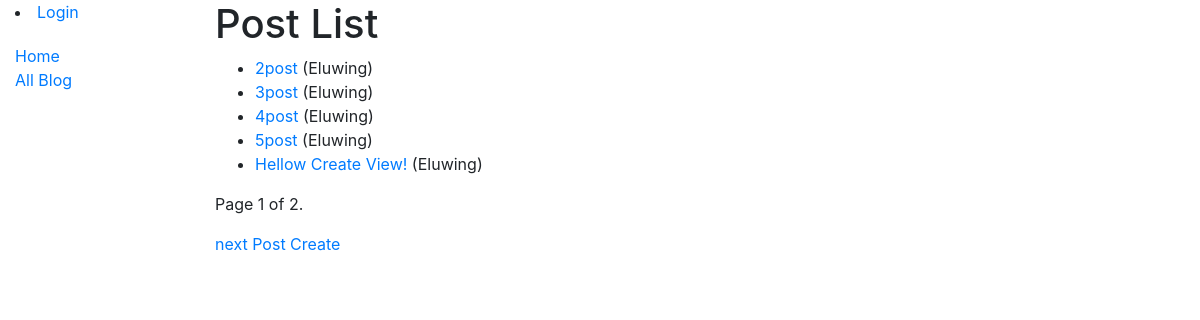
/blog/blogs/, run on the app's committed database.
### dryblog/models.py (models this page shows, shortened)
class Post(models.Model):
    p_title = models.CharField('Posted Title',max_length = 30, help_text = 'You can enter up to 30 characters.')
    p_name = models.CharField('Posted name',max_length = 10, help_text = 'You can enter up to 10 characters.')
    p_date = models.DateField('Posted date',default = datetime.date.today)
    p_description = models.TextField('Text',max_length = 500)
    class Meta:
        ordering = ['p_date']
    def get_absolute_url(self):
        return reverse('post-detail', args=[str(self.id)])

### dryblog/views.py (the view)
# urls.py: path('blogs/', views.PostListView.as_view(), name='post'),
class PostListView(generic.ListView):
    model = Post
    paginate_by = 5
    def get_context_data(self, **kwargs):
        post_obj_all = Post.objects.all()
        login_id = self.request.user.username
        context = super().get_context_data(**kwargs)
        true_title_list = []
        blog_admin_flag = False
        blog_admin_flag = admin_permissions_confirm(self.request)
        temp = Session.objects.filter(expire_date__gte=timezone.now())
        print("Connected Session user  : "+str(temp), file=sys.stderr)
        for post_obj in post_obj_all :
            if post_obj.p_name == login_id :
                true_title_list.append(post_obj.p_title)
        context['true_title_list'] = true_title_list
        context['blog_admin_flag'] = blog_admin_flag
        return context

### dryblog/views.py (called while the page is built)
def admin_permissions_confirm(obj_request):
    user_perm_list = str(obj_request.user.get_group_permissions())
    admin_perm_flag = False
    if "auth.change_user" in user_perm_list :
        admin_perm_flag = True
    return admin_perm_flag

### dryblog/templates/dryblog/post_list.html (shortened to what this page needs)
{% extends "base_generic.html" %}
{% block content %}
  <h1>Post List</h1>
  {% if post_list %}
  <ul>
    {% for post in post_list %}
      <li>
        <a href="{{ post.get_absolute_url }}">{{ post.p_title }}</a> ({{ post.p_name }})
      </li>
    {% endfor %}
  </ul>
  {% else %}
    <p>There are no books in the library.</p>
  {% endif %}
{% endblock %}

### dryblog/templates/base_generic.html (shortened to what this page needs)
<!DOCTYPE html>
<html lang="en">
<head>
  <link rel="stylesheet" href="https://stackpath.bootstrapcdn.com/bootstrap/4.1.3/css/bootstrap.min.css">
  {% load static %}
  <link rel="stylesheet" href="{% static 'css/styles.css' %}">
</head>
<body>
  <div class="container-fluid">
    <div class="row">
      <div class="col-sm-2">
      {% block sidebar %}
        {% if user.is_authenticated %}
          <li>User: {{ user.get_username }}</li>
          <li><a href="{% url 'logout'%}?next={{request.path}}">Logout</a></li>
          <ul class="sidebar-nav">
            <li><a href="{% url 'index' %}">Home</a></li>
            <li><a href="{% url 'post' %}">All Blog</a></li>
            <li><a href="{% url 'user_list' %}">All Blog User</a></li>
          </ul>
        {% else %}
          <li><a href="{% url 'login'%}?next={{request.path}}">Login</a></li>
          <ul class="sidebar-nav">
            <li><a href="{% url 'index' %}">Home</a></li>
            <li><a href="{% url 'post' %}">All Blog</a></li>
          </ul>
        {% endif %}
     {% endblock %}
      </div>
      <div class="col-sm-10 ">{% block content %}{% endblock %}
        {% block pagination %}
          {% if is_paginated %}
          <div class="pagination">
            <span class="page-links">
              <span class="page-current">
                <p>Page {{ page_obj.number }} of {{ page_obj.paginator.num_pages }}.</p>
              </span>
              {% if page_obj.has_previous %}
                <a href="{{ request.path }}?page={{ page_obj.previous_page_number }}">previous</a>
              {% elif page_obj.has_next %}
                <a href="{{ request.path }}?page={{ page_obj.next_page_number }}">next</a>
              {% endif %}
                  <a href="{% url 'post_create' %}">Post Create</a>
            </span>
          </div>
          {% endif %}
        {% endblock %}
      </div>
    </div>
  </div>
</body>
</html>

### dryblog/static/css/styles.css (style rules this page uses)
.sidebar-nav { margin-top: 20px; padding: 0; list-style: none; }

### data on the page
Post: p_title "2post", p_name "Eluwing"
Post: p_title "3post", p_name "Eluwing"
Post: p_title "4post", p_name "Eluwing"
Post: p_title "5post", p_name "Eluwing"
Post: p_title "Hellow Create View!", p_name "Eluwing"

### other printed values
{{ page_obj.number }} "1"
{{ page_obj.paginator.num_pages }} "2"
